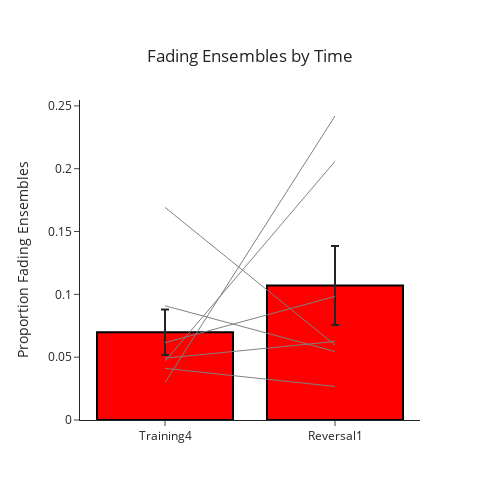

Notebook code cell kept with this figure:
### Code cell
## Get proportion decreasing values
prop_decreasing_T4 = []
prop_decreasing_R1 = []
mouse_name = []
for key in mouse_ensemble_proportions:
    prop_decreasing_T4.append(mouse_ensemble_proportions[key]['Training4']['prop_decreasing'])
    prop_decreasing_R1.append(mouse_ensemble_proportions[key]['Reversal1']['prop_decreasing'])
    mouse_name.append(key)
prop_df = pd.DataFrame({'Mouse': mouse_name, 'Training4': prop_decreasing_T4, 'Reversal1': prop_decreasing_R1})
## Plot prop_df
x = ['Training4', 'Reversal1']
avgs = [prop_df.Training4.mean(), prop_df.Reversal1.mean()]
sem = [prop_df.Training4.sem(), prop_df.Reversal1.sem()]
fig = go.Figure(data = go.Bar(x = x, y = avgs, error_y = dict(type = 'data', array = sem), showlegend = False))
for row in prop_df.index:
    data = prop_df.loc[row]
    fig.add_trace(go.Scatter(x = x, y = [data.Training4, data.Reversal1], mode = 'lines', line_color = 'grey', showlegend = False,
                             line = dict(width = 1), name = prop_df.loc[row, 'Mouse']))
fig.update_layout(template = 'simple_white', width = 500, height = 500)
fig.update_layout(
    title={
        'text': 'Fading Ensembles by Time',
        'y':0.9,
        'x':0.5,
        'xanchor': 'center',
        'yanchor': 'top'})
fig.update_yaxes(title = 'Proportion Fading Ensembles')
fig.update_traces(marker_color = 'red', marker_line_color = 'black', marker_line_width = 2)
fig.show()
# fig.write_image(pjoin(figure_path, 'proportion_fading_trials.png'))

### Figure 1 — Plotly figure (JSON) as saved in the notebook; plotly's stock layout.template omitted (floating-point values rounded to 4 significant figures)
{"data": [{"error_y": {"array": [0.01811, 0.03143], "type": "data"}, "marker": {"color": "red", "line": {"color": "black", "width": 2}}, "showlegend": false, "type": "bar", "x": ["Training4", "Reversal1"], "y": [0.06981, 0.1071]}, {"line": {"color": "grey", "width": 1}, "marker": {"color": "red", "line": {"color": "black", "width": 2}}, "mode": "lines", "name": "Fornax", "showlegend": false, "type": "scatter", "x": ["Training4", "Reversal1"], "y": [0.04918, 0.0625]}, {"line": {"color": "grey", "width": 1}, "marker": {"color": "red", "line": {"color": "black", "width": 2}}, "mode": "lines", "name": "Janus", "showlegend": false, "type": "scatter", "x": ["Training4", "Reversal1"], "y": [0.0411, 0.02667]}, {"line": {"color": "grey", "width": 1}, "marker": {"color": "red", "line": {"color": "black", "width": 2}}, "mode": "lines", "name": "Lyra", "showlegend": false, "type": "scatter", "x": ["Training4", "Reversal1"], "y": [0.02985, 0.2419]}, {"line": {"color": "grey", "width": 1}, "marker": {"color": "red", "line": {"color": "black", "width": 2}}, "mode": "lines", "name": "Miranda", "showlegend": false, "type": "scatter", "x": ["Training4", "Reversal1"], "y": [0.04688, 0.2059]}, {"line": {"color": "grey", "width": 1}, "marker": {"color": "red", "line": {"color": "black", "width": 2}}, "mode": "lines", "name": "Naiad", "showlegend": false, "type": "scatter", "x": ["Training4", "Reversal1"], "y": [0.06154, 0.09836]}, {"line": {"color": "grey", "width": 1}, "marker": {"color": "red", "line": {"color": "black", "width": 2}}, "mode": "lines", "name": "Sao", "showlegend": false, "type": "scatter", "x": ["Training4", "Reversal1"], "y": [0.09091, 0.05455]}, {"line": {"color": "grey", "width": 1}, "marker": {"color": "red", "line": {"color": "black", "width": 2}}, "mode": "lines", "name": "Titania", "showlegend": false, "type": "scatter", "x": ["Training4", "Reversal1"], "y": [0.1692, 0.0597]}], "layout": {"height": 500, "title": {"text": "Fading Ensembles by Time", "x": 0.5, "xanchor": "center", "y": 0.9, "yanchor": "top"}, "width": 500, "yaxis": {"title": {"text": "Proportion Fading Ensembles"}}}}
